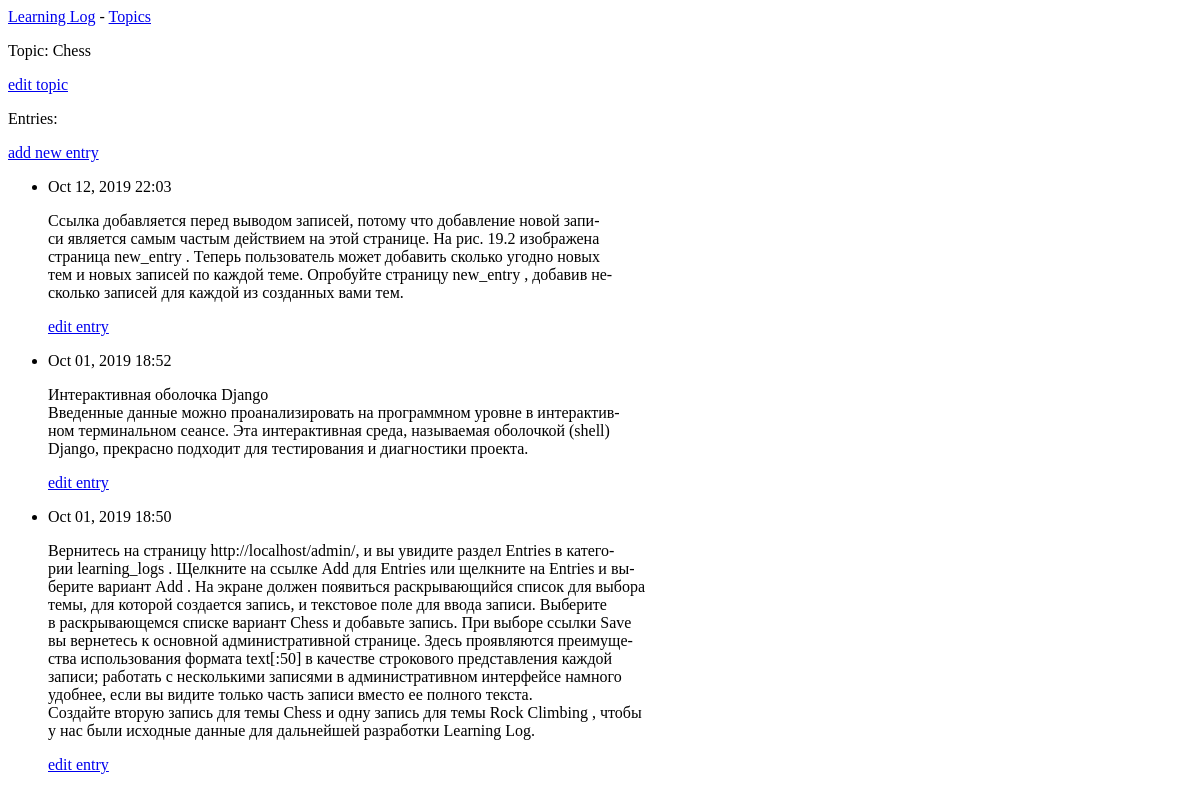
Page /topics/1/ on the earlier database version.
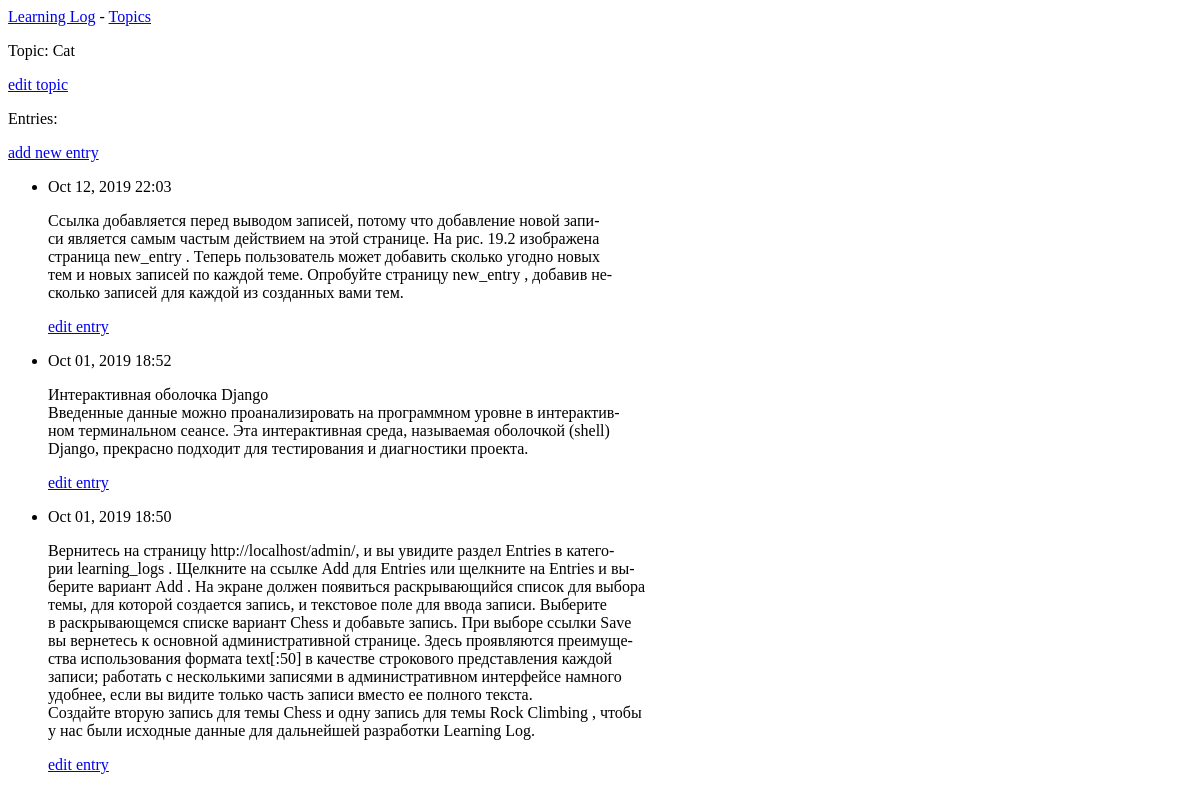
Same page on the later database version.
### learning_logs/models.py (models this page shows, shortened)
class Topic(models.Model):
    text = models.CharField(max_length=200)
    date_added = models.DateTimeField(auto_now_add=True)
    def __str__(self):
        return self.text

class Entry(models.Model):
    topic = models.ForeignKey(Topic, on_delete=models.CASCADE,)
    text = models.TextField()
    date_added = models.DateTimeField(auto_now_add=True)
    class Meta:
        verbose_name_plural = 'entries'

### learning_logs/views.py (the view)
# urls.py: path('topics/<int:topic_id>/', views.topic, name='topic'),
def topic(request, topic_id):
    topic = Topic.objects.get(id=topic_id)
    entries = topic.entry_set.order_by('-date_added')
    context = {'topic': topic, 'entries': entries}
    return render(request, 'learning_logs/topic.html', context)

### learning_logs/templates/learning_logs/topic.html
{% extends "learning_logs/base.html" %}
{% block content %}
<p>Topic: {{ topic }}</p>
<p>
    <a href="{% url 'learning_logs:edit_topic' topic.id %}">edit topic</a>
</p>
<p>Entries:</p>
<p>
    <a href="{% url 'learning_logs:new_entry' topic.id %}">add new entry</a>
</p>
<ul>
    {% for entry in entries %}
    <li>
        <p>{{ entry.date_added|date:'M d, Y H:i' }}</p>
        <p>{{ entry.text|linebreaks }}</p>
        <p>
            <a href="{% url 'learning_logs:edit_entry' entry.id %}">edit entry</a>
        </p>
    </li>
    {% empty %}
    <li>
        There are no entries for this topic yet.
    </li>
    {% endfor %}
</ul>
{% endblock content %}

### learning_logs/templates/learning_logs/base.html
<p>
    <a href="{% url 'learning_logs:index' %}">Learning Log</a> -
    <a href="{% url 'learning_logs:topics' %}">Topics</a>
</p>
{% block content %}{% endblock content %}

Differences in the rows shown:
changed Topic: text "Chess" → "Cat"
